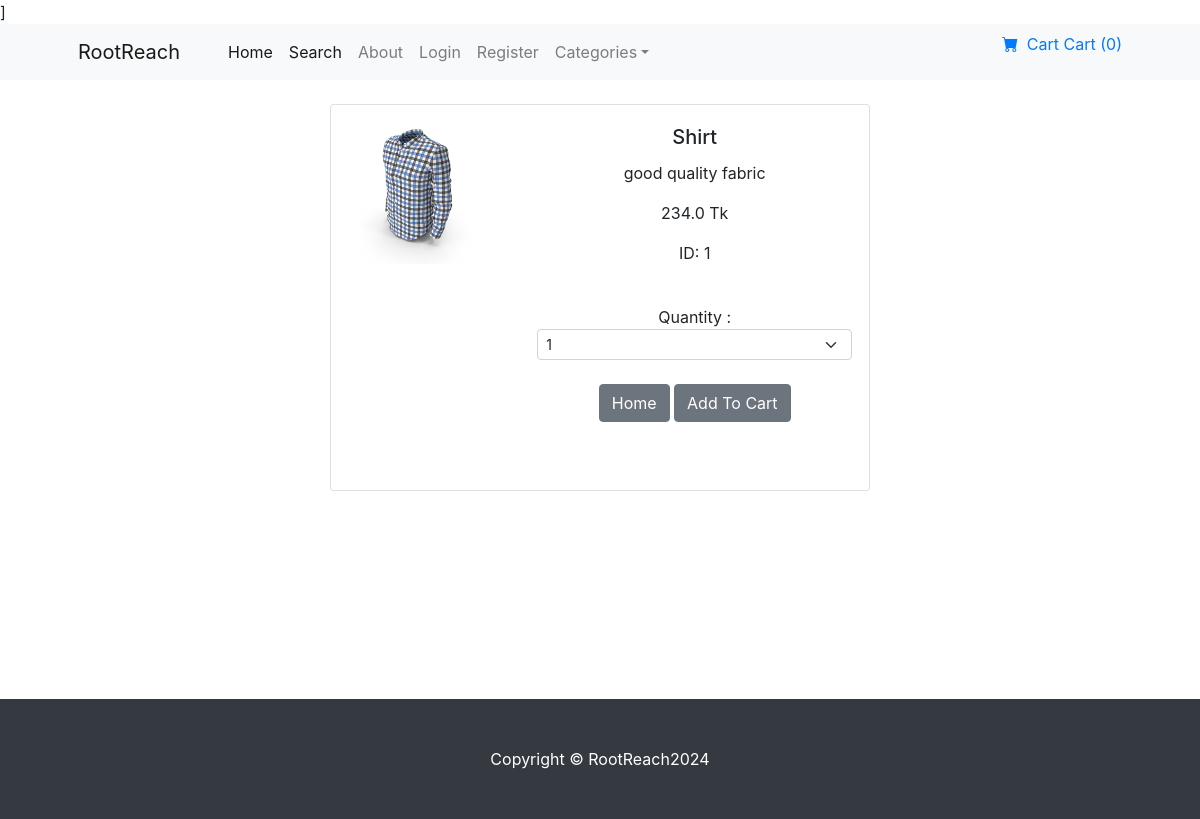
/product_page/1, run on the app's committed database.
### products/models.py (models this page shows, shortened)
class Product(models.Model):
    name = models.CharField(max_length=100)
    price = models.FloatField()
    category = models.ForeignKey(Category, on_delete=models.CASCADE, default=1)
    description = models.TextField()
    image = models.ImageField(upload_to='uploads/products/')
    is_sale = models.BooleanField(default=False)
    sale_price = models.FloatField(default=0)

### RootReach/views.py (the view)
# urls.py: path('product_page/<int:pk>', views.product_page, name='product_page'),
def product_page(request,pk):
    product = Product.objects.get(id= pk)
    return render(request, 'product.html',{'product':product})

### cart/context_processors.py (called while the page is built)
def cart_quantity(request):
    if request.user.is_authenticated:
        cart = Cart(request)
        return {'cart_quantity': len(cart)}
    return {'cart_quantity': 0}

### templates/product.html (shortened to what this page needs)
{% extends 'base.html' %}
{% block content %}
<center>
    <br/>
    <div class="container">
    <div class="card mb-3" style="max-width: 540px;">
        <div class="row g-0">
            <div class="col-md-4">
                <img src="{{ product.image.url }}" class="img-fluid rounded-start" alt="{{ product.name }}">
            </div>
            <div class="col-md-8">
                <div class="card-body">
                    <center>
                        <h5 class="card-title">{{ product.name }}</h5>
                        <p class="card-text">{{ product.description }}</p>
                        <p>{{ product.price }} Tk</p>
                        <p>ID: {{ product.id }}</p>
                         <br/>
                        <div class="row justify-content-center">
                            <div class="col-md2">Quantity :
                             <select class="form-select form-select-sm"  id="qty_cart" >
                              <option value="1">1</option>
                                </select>
                            </div>
                        </div>
                        <br/>
                        <a href="{% url 'home' %}" class="btn btn-secondary">Home</a>
                        <button type="button" class="btn btn-secondary id= add-cart" data-id="{{ product.id }}">Add To Cart </button>
                        <br><br><br>
                    </center>
                </div>
            </div>
        </div>
    </div>
</div>
{% endblock %}

### data on the page
Product: image (picture), name "Shirt", description "good quality fabric", price "234.0", id "1"

### other printed values
{{ cart_quantity }} "0"
